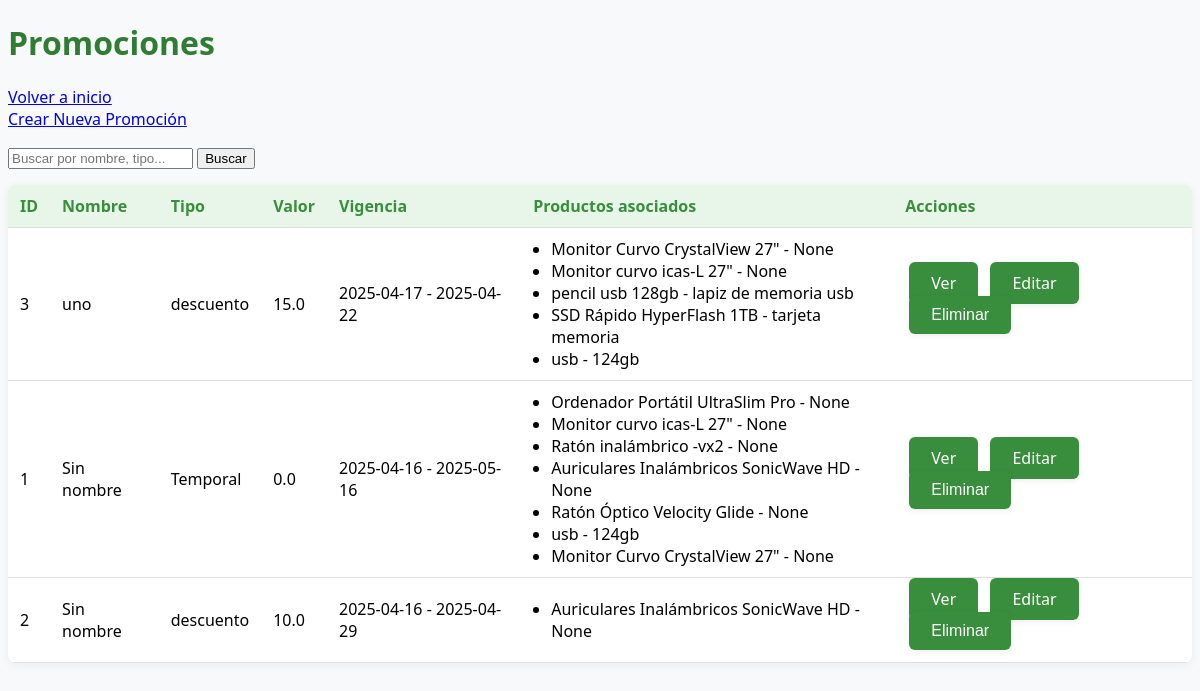
The page /promociones on the database its author committed.
### app.py (models this page shows)
class Promocion(db.Model):
    __tablename__ = 'promociones'
    id = db.Column(db.Integer, primary_key=True)
    nombre = db.Column(db.String(100), nullable=False)
    tipo_promocion = db.Column(db.String(50), nullable=False)
    valor = db.Column(db.Float, nullable=False)
    fecha_inicio = db.Column(db.Date, nullable=False)
    fecha_fin = db.Column(db.Date, nullable=False)
    productos = db.relationship('ProductoInventario', secondary=promocion_producto, backref='promociones')

class ProductoInventario(db.Model):
    __tablename__ = 'productos_inventario'
    id = db.Column(db.Integer, primary_key=True, autoincrement=True)
    nombre = db.Column(db.String(255), nullable=False)
    descripcion = db.Column(db.Text, nullable=True)
    cantidad = db.Column(db.Integer, nullable=False)
    precio = db.Column(db.Numeric(10, 2), nullable=False)
    fecha_agregado = db.Column(db.Date, nullable=True)

### app.py (the view)
@app.route('/promociones')
def ver_promociones():
    buscar = request.args.get('buscar', '').strip()
    query = Promocion.query
    if buscar:
        query = query.filter(
            (Promocion.tipo_promocion.ilike(f'%{buscar}%')) |
            (Promocion.valor.ilike(f'%{buscar}%'))
        )
    promociones = query.order_by(Promocion.fecha_inicio.desc()).all()
    return render_template('promociones.html', promociones=promociones)

### templates/promociones.html (shortened to what this page needs)
<!DOCTYPE html>
<html lang="es">
<head>
</head>
<body>
        <div class="d-flex justify-content-between align-items-center">
            <h1>Promociones</h1>
            <a href="{{ url_for('home') }}" class="btn btn-secondary">Volver a inicio</a>
        </div>
        <div class="mb-3">
            <a href="{{ url_for('crear_promocion') }}" class="btn btn-primary">Crear Nueva Promoción</a>
        </div>
    <form method="GET" action="{{ url_for('ver_promociones') }}" style="margin: 16px 0;">
        <input type="text" name="buscar" placeholder="Buscar por nombre, tipo..." value="{{ request.args.get('buscar', '') }}">
        <button type="submit">Buscar</button>
    </form>
    {% if promociones %}
        <table style="width:100%;border-collapse:collapse;">
            <thead>
                <tr style="background:#f0f0f0;">
                    <th>ID</th>
                    <th>Nombre</th>
                    <th>Tipo</th>
                    <th>Valor</th>
                    <th>Vigencia</th>
                    <th>Productos asociados</th>
                    <th>Acciones</th>
                </tr>
            </thead>
            <tbody>
                {% for promo in promociones %}
                <tr>
                    <td>{{ promo.id }}</td>
                    <td>{{ promo.nombre }}</td>
                    <td>{{ promo.tipo_promocion }}</td>
                    <td>{{ promo.valor }}</td>
                    <td>{{ promo.fecha_inicio }} - {{ promo.fecha_fin }}</td>
                    <td>
                        {% if promo.productos %}
                            <ul>
                            {% for p in promo.productos %}
                                <li>{{ p.nombre }} - {{ p.descripcion }}</li>
                            {% endfor %}
                            </ul>
                        {% else %}
                            <span style="color:#888;">Ninguno</span>
                        {% endif %}
                    </td>
                    <td>
                        <a href="{{ url_for('ver_promocion', id=promo.id) }}" class="btn-promocion">Ver</a>
                        <a href="{{ url_for('editar_promocion', id=promo.id) }}" class="btn-promocion">Editar</a>
                        <form method="POST" action="{{ url_for('eliminar_promocion', id=promo.id) }}" style="display:inline;">
                            <button type="submit" class="btn-promocion" onclick="return confirm('¿Eliminar esta promoción?')">Eliminar</button>
                        </form>
                    </td>
                </tr>
                {% endfor %}
            </tbody>
        </table>
    {% else %}
        <p>No hay promociones registradas.</p>
    {% endif %}

### templates/promociones.html (style rules this page uses)
body { font-family: 'Segoe UI', Arial, sans-serif; background: #f8f9fa; }
h1 { color: #2e7d32; margin-bottom: 22px; }
.btn-promocion { background-color: #388e3c; color: white; padding: 10px 22px; text-decoration: none; border-radius: 6px; font-size: 16px; margin: 2px 4px; border: none; cursor: pointer; transition: background 0.2s, box-shadow 0.2s; box-shadow: 0 2px 6px rgba(60,60,60,0.08); }
table { width: 100%; border-collapse: collapse; background: white; box-shadow: 0 2px 8px rgba(60,60,60,0.07); border-radius: 8px; overflow: hidden; }
th, td { padding: 10px 12px; border-bottom: 1px solid #e0e0e0; text-align: left; }
th { background: #e8f5e9; color: #388e3c; font-weight: 600; }
ul { margin: 0; padding-left: 18px; }

### rows shown on the page
Promocion: id "3", nombre "uno", tipo_promocion "descuento", valor "15.0", fecha_inicio "2025-04-17", fecha_fin "2025-04-22"
ProductoInventario: nombre "Monitor Curvo CrystalView 27\"", descripcion "None"
ProductoInventario: nombre "Monitor curvo icas-L 27\"", descripcion "None"
ProductoInventario: nombre "pencil usb 128gb", descripcion "lapiz de memoria usb"
ProductoInventario: nombre "SSD Rápido HyperFlash 1TB", descripcion "tarjeta memoria"
ProductoInventario: nombre "usb", descripcion "124gb"
Promocion: id "1", nombre "Sin nombre", tipo_promocion "Temporal", valor "0.0", fecha_inicio "2025-04-16", fecha_fin "2025-05-16"
ProductoInventario: nombre "Ordenador Portátil UltraSlim Pro", descripcion "None"
ProductoInventario: nombre "Ratón inalámbrico -vx2", descripcion "None"
ProductoInventario: nombre "Auriculares Inalámbricos SonicWave HD", descripcion "None"
ProductoInventario: nombre "Ratón Óptico Velocity Glide", descripcion "None"
Promocion: id "2", nombre "Sin nombre", tipo_promocion "descuento", valor "10.0", fecha_inicio "2025-04-16", fecha_fin "2025-04-29"
